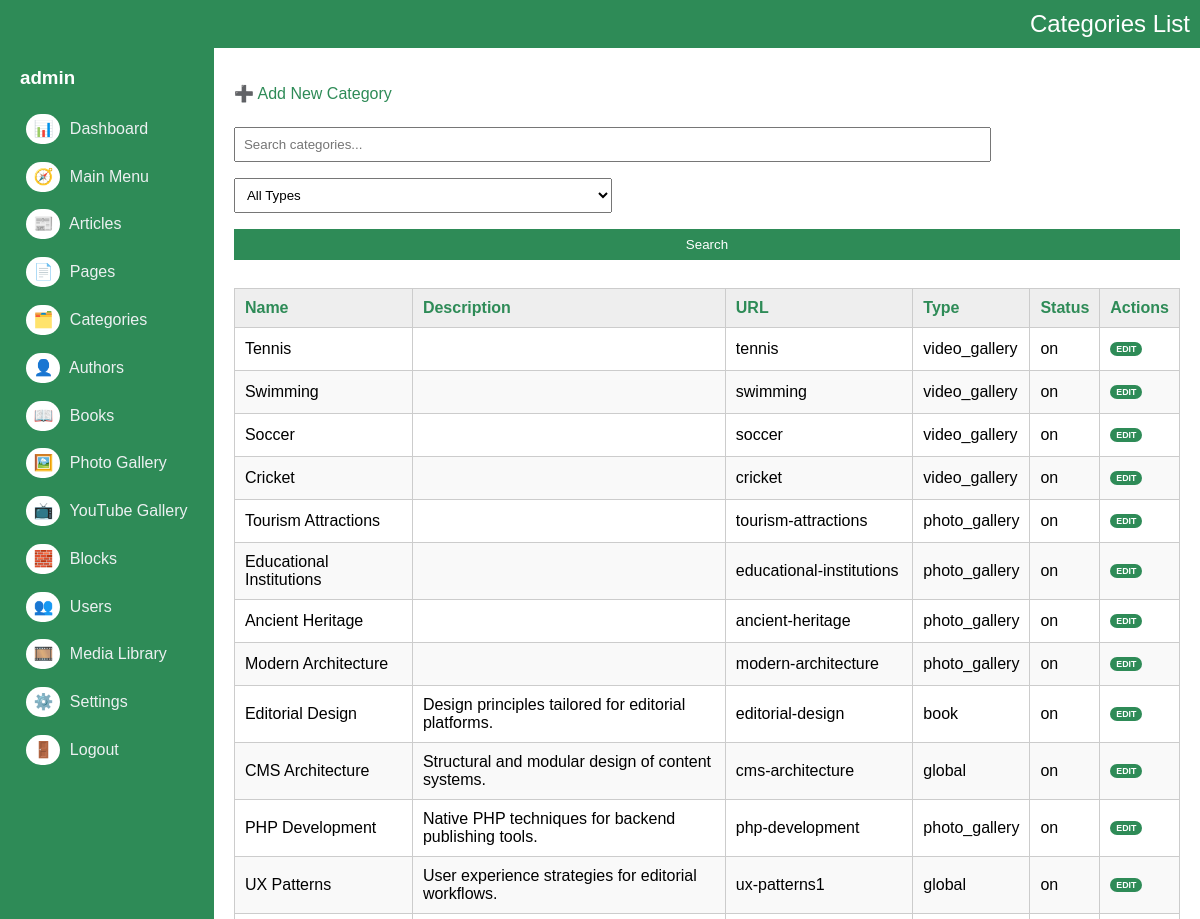
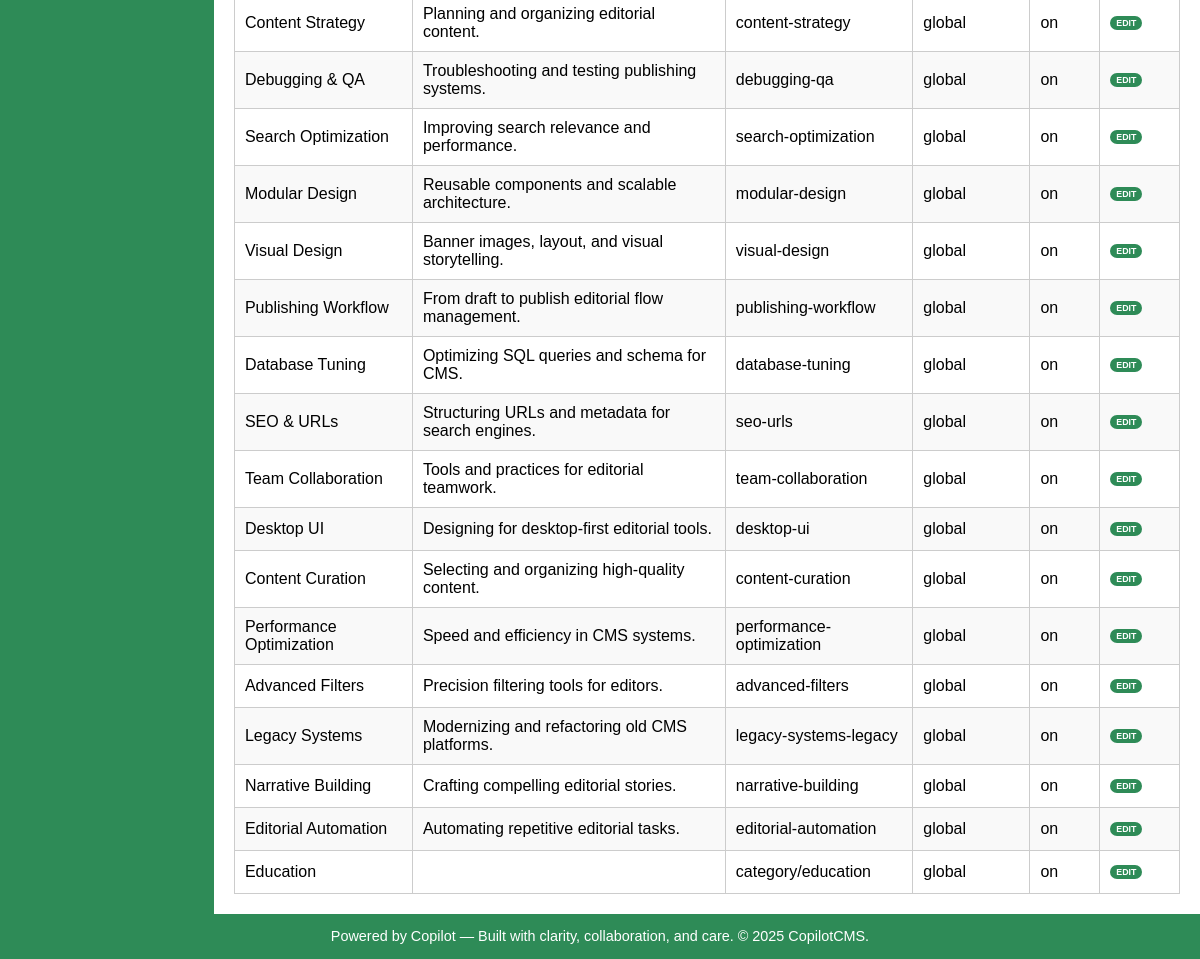
/admin/categories/list.php (signed in), run on an earlier commit of the app's database (2 pictures, top to bottom).
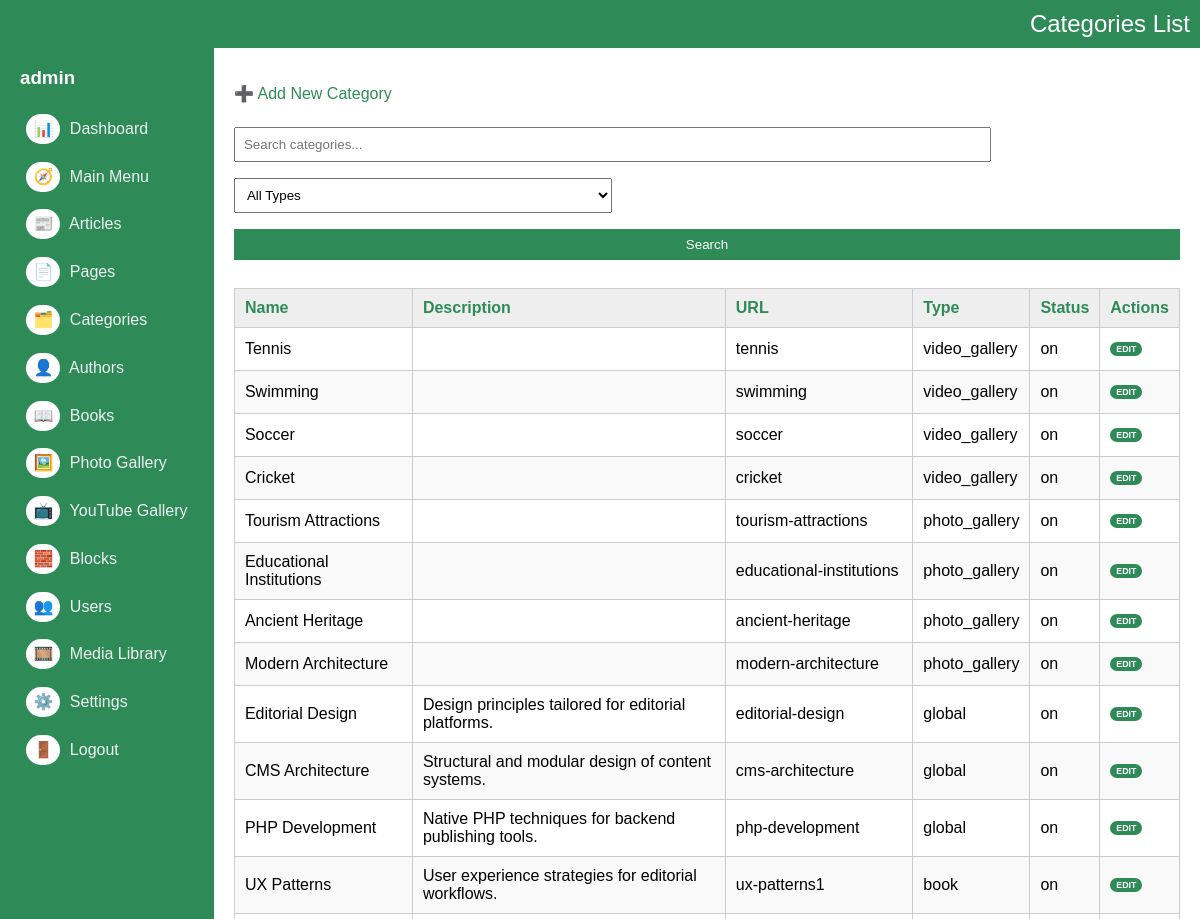
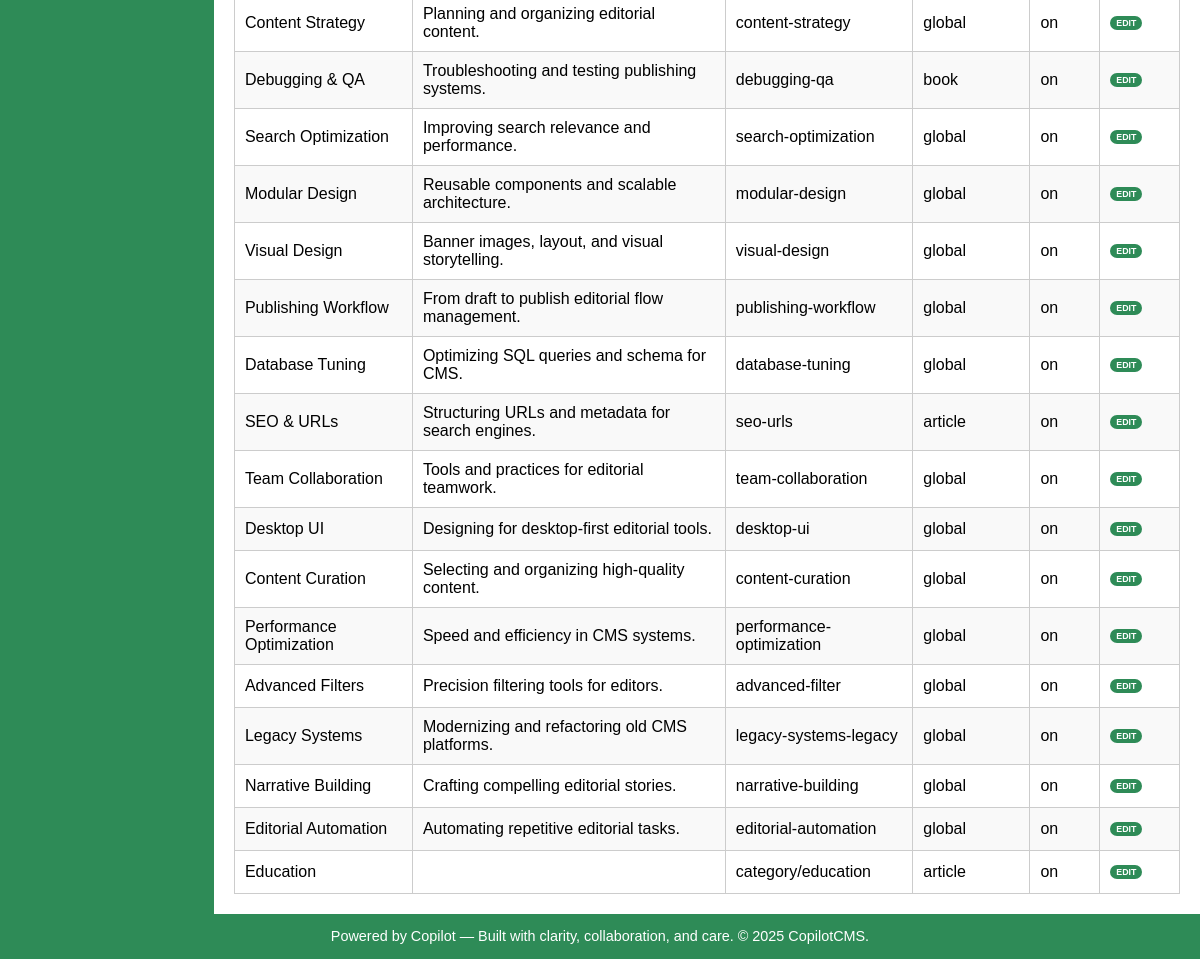
And on a later commit of the database (2 pictures, top to bottom).
### tables this page shows
CREATE TABLE IF NOT EXISTS `categories` (
  `key_categories` int(10) UNSIGNED NOT NULL AUTO_INCREMENT,
  `key_media_banner` int(10) UNSIGNED NOT NULL DEFAULT '0',
  `name` varchar(200) NOT NULL DEFAULT '',
  `description` varchar(1000) NOT NULL DEFAULT '',
  `url` varchar(200) NOT NULL DEFAULT '',
  `banner_image_url` varchar(2000) NOT NULL DEFAULT '',
  `sort` smallint(6) NOT NULL DEFAULT '0',
  `status` varchar(3) NOT NULL DEFAULT '',
  `entry_date_time` timestamp NOT NULL DEFAULT CURRENT_TIMESTAMP,
  `category_type` enum('article','book','photo_gallery','video_gallery','global') NOT NULL DEFAULT 'global',
  PRIMARY KEY (`key_categories`)
);

### admin/categories/list.php (the view, shortened to what this page needs)
<?php
include '../db.php';
include '../layout.php';
?>
<?php startLayout("Categories List"); ?>
<p><a href="#" onclick="openModal()">➕ Add New Category</a></p>
<form method="get">
	<input type="text" name="q" placeholder="Search categories..." value="<?= htmlspecialchars($_GET['q'] ?? '') ?>">
	<select name="type" onchange="this.form.submit()">
		<option value="">All Types</option>
	</select>
	<input type="submit" value="Search">
</form>
<table>
	<thead>
		<tr>
			<th><?= sortLink('Name', 'name', $_GET['sort'] ?? '', $_GET['dir'] ?? '') ?></th>
			<th>Description</th>
			<th><?= sortLink('URL', 'url', $_GET['sort'] ?? '', $_GET['dir'] ?? '') ?></th>
			<th><?= sortLink('Type', 'category_type', $_GET['sort'] ?? '', $_GET['dir'] ?? '') ?></th>
			<th><?= sortLink('Status', 'status', $_GET['sort'] ?? '', $_GET['dir'] ?? '') ?></th>
			<th>Actions</th>
		</tr>
	</thead>
	<tbody>
	<?php
	$sort = $_GET['sort'] ?? 'entry_date_time';
	$dir = $_GET['dir'] ?? 'desc';
	$allowedSorts = ['name', 'url', 'status', 'category_type'];
	if (!in_array($sort, $allowedSorts)) $sort = 'entry_date_time';
	$sql = "SELECT * FROM categories";
	$sql .= " ORDER BY $sort $dir";
	$result = $conn->query($sql);
	while ($row = $result->fetch_assoc()) {
	  echo "<tr>
			<td>{$row['name']}</td>
			<td>{$row['description']}</td>
			<td>{$row['url']}</td>
			<td>{$row['category_type']}</td>
			<td>{$row['status']}</td>
			<td class='record-action-links'>
				<a href='#' onclick='editItem({$row['key_categories']}, \"get_category.php\", [\"name\",\"description\",\"url\",\"banner_image_url\",\"sort\",\"key_media_banner\",\"status\"]); return false;'>Edit</a>
				<a href='delete.php?id={$row['key_categories']}' onclick='return confirm(\"Delete this category?\")' style='display:none'>Delete</a>
			</td>
	  </tr>";
	}
	?>
	</tbody>
</table>
<?php endLayout(); ?>

### admin/layout.php (shortened to what this page needs)
<?php
function startLayout($title = "Admin Panel") {
	$username = $_SESSION["username"];
	echo ('
	<!DOCTYPE html>
	<html>
	<div id="code-message"><span id="code-message-x" onclick="closeMessage();">X</span></div>
	<head>
		<title>' . $title . '</title>
		<link rel="stylesheet" href="../assets/css/style.css">
		<script src="../assets/js/scripts.js"></script>
	</head>
	<body>
	<header>' .
	$title
	. '</header>
	<div class="container">
		<div class="sidebar">
			<h3>' . $username. '</h3>
		<a href="../index.php"><span>📊</span> Dashboard</a>
		<a href="../main_menu/list.php"><span>🧭</span> Main Menu</a>
		<a href="../articles/list.php"><span>📰</span> Articles</a>
		<a href="../pages/list.php"><span>📄</span> Pages</a>
		<a href="../categories/list.php"><span>🗂️</span> Categories</a>
		<a href="../authors/list.php"><span>👤</span> Authors</a>
		<a href="../books/list.php"><span>📖</span> Books</a>
		<a href="../photo_gallery/list.php"><span>🖼️</span> Photo Gallery</a>
		<a href="../youtube_gallery/list.php"><span>📺</span> YouTube Gallery</a>
		<a href="../blocks/list.php"><span>🧱</span> Blocks</a>
		<a href="../users/list.php"><span>👥</span> Users</a>
		<a href="../media_library/list.php"><span>🎞️</span> Media Library</a>
		<a href="../settings/list.php"><span>⚙️</span> Settings</a>
		<a href="../users/logout.php"><span>🚪</span> Logout</a>
		</div>
		<div id="info-modal" class="modal">
			<h3 id="info-modal-title">Info</h3>
			<div id="info-modal-content" style="max-height:400px; overflow-y:auto;"></div>
			<p><button type="button" onclick="closeInfoModal()">Close</button></p>
		</div>
		<div class="main">
	');
}
function endLayout() {
	echo ('
		</div>
		</div>
		<footer>
			Powered by Copilot &mdash; Built with clarity, collaboration, and care. &copy; ' . date('Y') . ' CopilotCMS.
		</footer>
		</body>
		</html>
	');
}
?>

### admin/db.php (shortened to what this page needs)
<?php
function sortLink($label, $column, $currentSort, $currentDir) {
    $newDir = ($currentSort === $column && $currentDir === 'asc') ? 'desc' : 'asc';
    $icon = '';
    $query = $_GET;
    $query['sort'] = $column;
    $query['dir'] = $newDir;
    $url = '?' . http_build_query($query);
    return "<a href=\"$url\">$label$icon</a>";
}
?>

### admin/assets/css/style.css (style rules this page uses)
body { margin:0; font-family:Arial, sans-serif; }
a { color:seagreen; text-decoration:none; }
header { color:#FFF; background:seagreen; padding:10px; text-align:right; font-size:1.5em; }
.container { display:flex; background:#fff; min-height:100vh; }
.sidebar { background:seagreen; color:#fff; padding:0 20px; }
.sidebar a { display:block; margin-bottom:5px; color:#ecf0f1; padding:0.4em; border-radius:4px; }
.sidebar a span { padding:5px; width:24px; text-align:center; height:20px; margin-right:5px; border-radius:55px; background-color:#FFF; display:inline-block; }
.main { flex:1; padding:20px; border-radius:20px; }
table { width:100%; border-collapse:collapse; margin-top:20px; }
table th, table td { padding:10px; border:1px solid #ccc; text-align:left; }
table th { background:#eee; color:seagreen; }
tr:nth-child(even) { background:#f9f9f9; }
form select, form input[type="number"], #username, #password { width:40%; padding:8px; margin:8px 0; box-sizing:border-box; }
form input[type="text"], form input[type="url"], form input[type="tel"], form input[type="email"] { width:80%; padding:8px; margin:8px 0; box-sizing:border-box; }
form textarea, form input[type="submit"] { width:100%; padding:8px; margin:8px 0; box-sizing:border-box; }
form input[type="submit"] { background:seagreen; color:#fff; border:none; cursor:pointer; }
.record-action-links { text-transform:uppercase; font-size:.55em; font-weight:bold; word-spacing:3px; line-height:250%; max-width:150px; }
.record-action-links a { background-color:seagreen; color:#FFF; border-radius:30px; padding:2px 6px 2px 6px; }
footer { background:seagreen; color:#FFF; text-align:center; padding:1em; font-size:0.9em; }

What changed in the data, as far as the page shows it:
changed categories "Editorial Design": category_type "book" → "global"
changed categories "PHP Development": category_type "photo_gallery" → "global"
changed categories "UX Patterns": category_type "global" → "book"
changed categories "Debugging & QA": category_type "global" → "book"
changed categories "SEO & URLs": category_type "global" → "article"
changed categories "Advanced Filters": url "advanced-filters" → "advanced-filter"
changed categories "Education": category_type "global" → "article"
